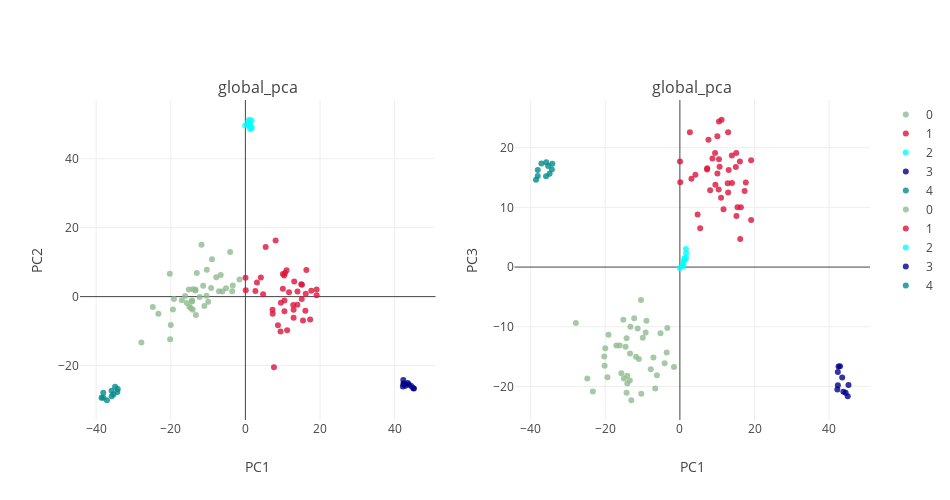

This figure's notebook cell:
### Code cell
###
plot_global_pca(feats,label_select,PCA_color_ref,title= 'global_pca',height= 500,width= 950)

### Figure 1 — Plotly figure (JSON) as saved in the notebook; plotly's stock layout.template omitted (floating-point values rounded to 4 significant figures)
{"data": [{"marker": {"color": "darkseagreen", "line": {"width": 0}, "opacity": 0.8, "size": 6, "symbol": "circle"}, "mode": "markers", "name": "0", "type": "scatter", "uid": "f75f6de7-2f0d-41da-aeef-9925ffb42b0b", "x": [-20.18, -23.32, -1.587, -16.16, -5.198, -13.26, -15.69, -15.02, -9.178, -8.96, -14.1, -13.42, -9.952, -27.88, -10.43, -24.83, -14.3, -19.14, -14.12, -10.34, -11.32, -6.611, -6.161, -10.99, -20.01, -14.29, -20.27, -4.1, -3.536, -7.813, -12.25, -11.76, -19.43, -15.16, -13.36, -3.374, -7.095, -14.56, -17.02, -13.02], "xaxis": "x", "y": [-12.37, -4.979, 4.953, 0.1945, 2.452, -5.356, -1.833, -2.957, 2.466, 10.85, 2.148, 2.043, -1.46, -13.32, 0.2503, -2.976, -1.403, -0.6982, -3.799, 7.761, 3.163, 6.3, 1.488, -2.73, -8.258, -1.098, 6.629, 12.92, 1.534, 5.645, -0.1093, 15.06, -3.763, 2.068, 1.765, 3.199, 1.554, -3.34, -1.08, 6.876], "yaxis": "y"}, {"marker": {"color": "crimson", "line": {"width": 0}, "opacity": 0.8, "size": 6, "symbol": "circle"}, "mode": "markers", "name": "1", "type": "scatter", "uid": "16c3efa7-ce16-488d-870f-f9530d520c6c", "x": [16.35, 4.745, 7.656, 3.097, 0.09651, 8.724, 10.39, 13.97, 13.08, 19.1, 17.66, 15.11, 7.277, 15.0, 5.435, 8.108, 17.35, 4.157, 9.519, 10.47, 10.04, 15.44, 13.94, 12.92, 11.69, 9.433, 10.47, 15.15, 11.18, 16.18, 19.09, 7.322, 10.06, 12.92, 16.07, 0.03004, 10.65, 12.82, 11.03, 2.68], "xaxis": "x", "y": [7.726, 0.6863, -20.51, 4.123, 1.86, -8.285, 6.146, 1.508, 4.351, 0.3745, 1.681, -0.6554, -3.84, 3.607, 14.42, 16.26, -6.652, 5.574, -1.762, -4.264, 2.267, -6.946, -2.358, -3.832, 1.27, -10.11, -1.13, 3.469, -9.719, 0.842, 2.038, -4.971, 6.577, -6.091, -4.106, 5.506, 6.843, -2.418, 7.666, 1.619], "yaxis": "y"}, {"marker": {"color": "cyan", "line": {"width": 0}, "opacity": 0.8, "size": 6, "symbol": "circle"}, "mode": "markers", "name": "2", "type": "scatter", "uid": "58e90a59-a048-4bf7-badd-cc148d13749c", "x": [0.8304, 0.7766, 1.628, 1.671, 1.05, 1.628, 1.205, 0.906, 1.234, -0.05957], "xaxis": "x", "y": [49.74, 50.88, 49.28, 51.04, 51.29, 48.82, 50.36, 49.9, 48.61, 49.61], "yaxis": "y"}, {"marker": {"color": "darkblue", "line": {"width": 0}, "opacity": 0.8, "size": 6, "symbol": "circle"}, "mode": "markers", "name": "3", "type": "scatter", "uid": "799a9bc7-509c-48d1-a830-f9af7b3e0d9a", "x": [44.99, 42.21, 44.43, 42.33, 42.53, 42.35, 42.92, 43.82, 45.19, 43.5], "xaxis": "x", "y": [-26.57, -26.1, -25.92, -24.19, -25.27, -25.28, -25.82, -25.5, -26.65, -25.08], "yaxis": "y"}, {"marker": {"color": "darkcyan", "line": {"width": 0}, "opacity": 0.8, "size": 6, "symbol": "circle"}, "mode": "markers", "name": "4", "type": "scatter", "uid": "99913492-c0da-430b-ad52-409ea864fd44", "x": [-35.87, -38.56, -35.32, -35.83, -37.11, -34.32, -34.21, -34.94, -38.1, -38.1], "xaxis": "x", "y": [-27.32, -29.29, -28.32, -28.9, -30.05, -27.64, -26.76, -26.17, -29.34, -27.89], "yaxis": "y"}, {"marker": {"color": "darkseagreen", "line": {"width": 0}, "opacity": 0.8, "size": 6, "symbol": "circle"}, "mode": "markers", "name": "0", "type": "scatter", "uid": "4709fea7-bbd4-4455-98de-86da94ef9568", "x": [-20.18, -23.32, -1.587, -16.16, -5.198, -13.26, -15.69, -15.02, -9.178, -8.96, -14.1, -13.42, -9.952, -27.88, -10.43, -24.83, -14.3, -19.14, -14.12, -10.34, -11.32, -6.611, -6.161, -10.99, -20.01, -14.29, -20.27, -4.1, -3.536, -7.813, -12.25, -11.76, -19.43, -15.16, -13.36, -3.374, -7.095, -14.56, -17.02, -13.02], "xaxis": "x2", "y": [-16.55, -20.83, -16.74, -13.14, -11.09, -10.02, -17.8, -18.69, -10.98, -9.005, -19.51, -18.99, -11.86, -9.377, -5.523, -18.69, -21.08, -11.34, -18.22, -21.24, -10.3, -20.36, -18.15, -15.42, -13.59, -11.94, -15.01, -16.13, -14.31, -17.13, -8.574, -15.02, -18.45, -8.847, -14.49, -10.2, -15.15, -13.34, -13.15, -22.32], "yaxis": "y2"}, {"marker": {"color": "crimson", "line": {"width": 0}, "opacity": 0.8, "size": 6, "symbol": "circle"}, "mode": "markers", "name": "1", "type": "scatter", "uid": "1ce354fd-11b2-415e-be52-6e62ba3dff26", "x": [16.35, 4.745, 7.656, 3.097, 0.09651, 8.724, 10.39, 13.97, 13.08, 19.1, 17.66, 15.11, 7.277, 15.0, 5.435, 8.108, 17.35, 4.157, 9.519, 10.47, 10.04, 15.44, 13.94, 12.92, 11.69, 9.433, 10.47, 15.15, 11.18, 16.18, 19.09, 7.322, 10.06, 12.92, 16.07, 0.03004, 10.65, 12.82, 11.03, 2.68], "xaxis": "x2", "y": [10.04, 8.798, 21.33, 14.82, 14.23, 18.18, 12.98, 14.09, 16.28, 7.891, 14.16, 19.1, 16.34, 16.79, 6.52, 12.87, 12.76, 15.45, 13.79, 18.06, 21.93, 10.04, 18.68, 12.51, 9.684, 19.1, 24.4, 8.54, 24.69, 4.713, 17.91, 16.55, 15.67, 22.59, 17.68, 17.71, 16.82, 14.06, 11.63, 22.58], "yaxis": "y2"}, {"marker": {"color": "cyan", "line": {"width": 0}, "opacity": 0.8, "size": 6, "symbol": "circle"}, "mode": "markers", "name": "2", "type": "scatter", "uid": "f3ab85e8-d099-427d-a2f2-31c1c3e750d0", "x": [0.8304, 0.7766, 1.628, 1.671, 1.05, 1.628, 1.205, 0.906, 1.234, -0.05957], "xaxis": "x2", "y": [0.1402, 0.4378, 3.03, 2.307, 0.9789, 1.47, 1.462, 0.307, 1.183, -0.1564], "yaxis": "y2"}, {"marker": {"color": "darkblue", "line": {"width": 0}, "opacity": 0.8, "size": 6, "symbol": "circle"}, "mode": "markers", "name": "3", "type": "scatter", "uid": "d4802e07-8c26-4127-a65a-6a35acc46b12", "x": [44.99, 42.21, 44.43, 42.33, 42.53, 42.35, 42.92, 43.82, 45.19, 43.5], "xaxis": "x2", "y": [-21.64, -20.53, -21.08, -17.58, -16.64, -19.82, -16.62, -20.9, -19.77, -18.52], "yaxis": "y2"}, {"marker": {"color": "darkcyan", "line": {"width": 0}, "opacity": 0.8, "size": 6, "symbol": "circle"}, "mode": "markers", "name": "4", "type": "scatter", "uid": "56ea6fe9-a861-4f16-85b0-f3fb147f7d79", "x": [-35.87, -38.56, -35.32, -35.83, -37.11, -34.32, -34.21, -34.94, -38.1, -38.1], "xaxis": "x2", "y": [15.23, 14.64, 16.92, 17.57, 17.36, 16.37, 17.3, 15.64, 16.28, 15.26], "yaxis": "y2"}], "layout": {"annotations": [{"font": {"size": 16}, "showarrow": false, "text": "global_pca", "x": 0.225, "xanchor": "center", "xref": "paper", "y": 1, "yanchor": "bottom", "yref": "paper"}, {"font": {"size": 16}, "showarrow": false, "text": "global_pca", "x": 0.775, "xanchor": "center", "xref": "paper", "y": 1, "yanchor": "bottom", "yref": "paper"}], "height": 500, "width": 950, "xaxis": {"anchor": "y", "domain": [0, 0.45], "title": "PC1"}, "xaxis2": {"anchor": "y2", "domain": [0.55, 1], "title": "PC1"}, "yaxis": {"anchor": "x", "domain": [0, 1], "title": "PC2"}, "yaxis2": {"anchor": "x2", "domain": [0, 1], "title": "PC3"}}}
